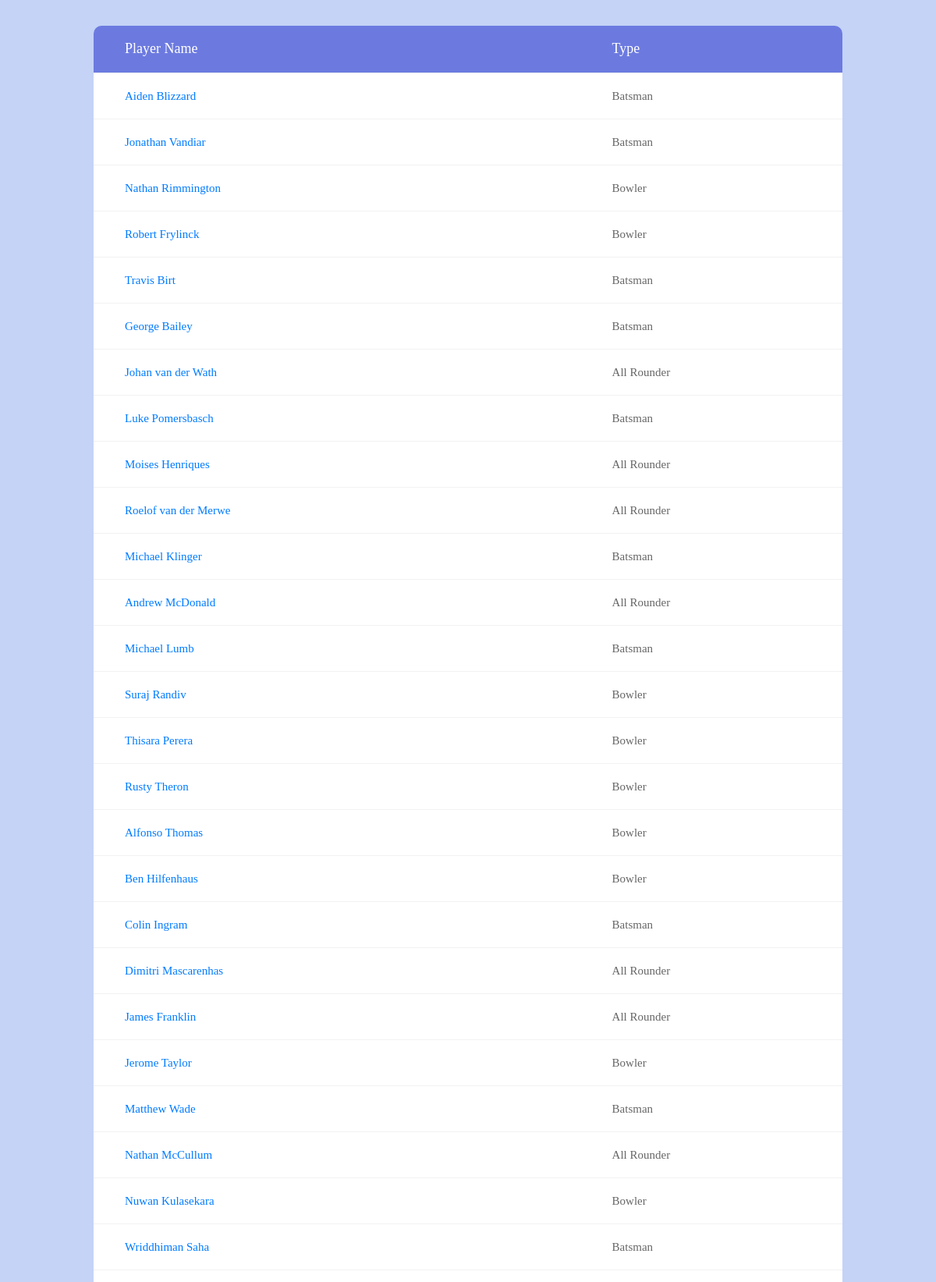
Page /players/auction_players/view.php (upper part) on the committed database.
### tables this page shows
CREATE TABLE `players` (
  `Player_Id` int(11) NOT NULL AUTO_INCREMENT,
  `Country` varchar(50) DEFAULT NULL,
  `Name` varchar(50) DEFAULT NULL,
  `Base_Price_Inlakh` int(11) DEFAULT '30',
  `matches` int(11) DEFAULT NULL,
  `Innings_Played` int(11) DEFAULT NULL,
  `Runs` int(11) DEFAULT NULL,
  `Highest_Score` int(11) DEFAULT NULL,
  `100s` int(11) DEFAULT NULL,
  `50s` int(11) DEFAULT NULL,
  `Bowling_econ` double DEFAULT NULL,
  `Auction_Flag` int(11) DEFAULT '0',
  `Sold_Flag` int(11) DEFAULT '0',
  `bowling_style` varchar(20) DEFAULT 'fast',
  `Is_Batsmen` int(11) DEFAULT '1',
  `Is_Bowler` int(11) DEFAULT '1',
  `price` int(11) DEFAULT '0',
  `Team_Id_Fk` int(11) DEFAULT NULL,
  PRIMARY KEY (`Player_Id`),
  KEY `playerforeign` (`Team_Id_Fk`),
  CONSTRAINT `playerforeign` FOREIGN KEY (`Team_Id_Fk`) REFERENCES `team` (`team_id`) ON DELETE SET NULL
);

### players/auction_players/view.php (the view, shortened to what this page needs)
<!DOCTYPE html>
<html lang="en">
<head>
	<link rel="stylesheet" type="text/css" href="vendor/bootstrap/css/bootstrap.min.css">
	<link rel="stylesheet" type="text/css" href="fonts/font-awesome-4.7.0/css/font-awesome.min.css">
	<link rel="stylesheet" type="text/css" href="vendor/animate/animate.css">
	<link rel="stylesheet" type="text/css" href="vendor/select2/select2.min.css">
	<link rel="stylesheet" type="text/css" href="vendor/perfect-scrollbar/perfect-scrollbar.css">
	<link rel="stylesheet" type="text/css" href="css/util.css">
	<link rel="stylesheet" type="text/css" href="css/main.css">
</head>
<body>
	<div class="limiter">
		<div class="container-table100">
			<div class="wrap-table100">
					<div class="table">
						<div class="row header">
							<div class="cell">
							    Player Name
							</div>
							<div class="cell">
								Type
							</div>
						</div>
  <?php
	  $conn=mysqli_connect("localhost","root","newrootpassword","cricket");
      $sql="SELECT Player_Id,Name,Is_Bowler,Is_Batsmen from Players";
	  $result= $conn-> query($sql);
	  if($result-> num_rows > 0)
		{
	while($row = $result-> fetch_assoc())
	  {
		  if($row["Is_Bowler"]=="1" AND $row["Is_Batsmen"]==1)
		  echo '<div class="row"><div class="cell" data-title="Player Name"><a href="\project\player_profile\player.php?id='.$row['Player_Id'].'">'.$row["Name"].'</a></div><div class="cell" data-title="Type">All Rounder</div></div>';
		   else if($row["Is_Bowler"]=="1")
	       echo '<div class="row"><div class="cell" data-title="Player Name"><a href="\project\player_profile\player.php?id='.$row['Player_Id'].'">'.$row["Name"].'</a></div><div class="cell" data-title="Type">Bowler</div></div>';
	        else
		  echo '<div class="row"><div class="cell" data-title="Player Name"><a href="\project\player_profile\player.php?id='.$row['Player_Id'].'">'.$row["Name"].'</a></div><div class="cell" data-title="Type">Batsman</div></div>';
	  }
	  }
	  else
	  {
		echo "no result";
	  }
 ?>
 					</div>
			</div>
		</div>
	</div>
</body>
</html>

### players/auction_players/css/main.css (style rules this page uses)
* { margin: 0px; padding: 0px; box-sizing: border-box; }
body, html { height: 100%; font-family: sans-serif; }
a { margin: 0px; transition: all 0.4s; -webkit-transition: all 0.4s; -o-transition: all 0.4s; -moz-transition: all 0.4s; }
.limiter { width: 100%; margin: 0 auto; }
.container-table100 { width: 100%; min-height: 100vh; background: #c4d3f6; display: -webkit-box; display: -webkit-flex; display: -moz-box; display: -ms-flexbox; display: flex; align-items: center; justify-content: center; flex-wrap: wrap; padding: 33px 30px; }
.wrap-table100 { width: 960px; border-radius: 10px; overflow: hidden; }
.table { width: 100%; display: table; margin: 0; }
.row { display: table-row; background: #fff; }
.row.header { color: #ffffff; background: #6c7ae0; }
.cell { display: table-cell; }
.row .cell { font-family: Poppins-Regular; font-size: 15px; color: #666666; line-height: 1.2; font-weight: unset !important; padding-top: 20px; padding-bottom: 20px; border-bottom: 1px solid #f2f2f2; }
.row.header .cell { font-family: Poppins-Regular; font-size: 18px; color: #fff; line-height: 1.2; font-weight: unset !important; padding-top: 19px; padding-bottom: 19px; }
.row .cell:nth-child(1) { width: 360px; padding-left: 40px; }
.row .cell:nth-child(2) { width: 160px; }
.table, .row { width: 100% !important; }

### rows in the picture
players: Name "Aiden Blizzard"
players: Name "Jonathan Vandiar"
players: Name "Nathan Rimmington"
players: Name "Robert Frylinck"
players: Name "Travis Birt"
players: Name "George Bailey"
players: Name "Johan van der Wath"
players: Name "Luke Pomersbasch"
players: Name "Moises Henriques"
players: Name "Roelof van der Merwe"
players: Name "Michael Klinger"
players: Name "Andrew McDonald"
players: Name "Michael Lumb"
players: Name "Suraj Randiv"
players: Name "Thisara Perera"
players: Name "Rusty Theron"
players: Name "Alfonso Thomas"
players: Name "Ben Hilfenhaus"
players: Name "Colin Ingram"
players: Name "Dimitri Mascarenhas"
players: Name "James Franklin"
players: Name "Jerome Taylor"
players: Name "Matthew Wade"
players: Name "Nathan McCullum"
players: Name "Nuwan Kulasekara"
players: Name "Wriddhiman Saha"
